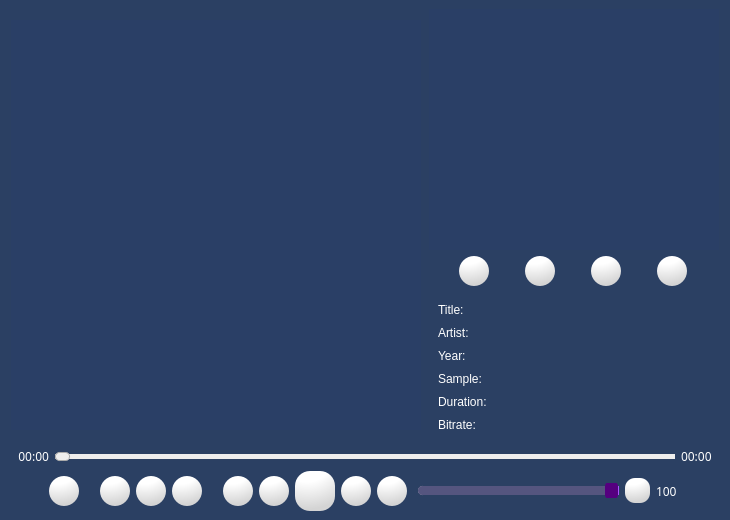
<?xml version="1.0" encoding="UTF-8"?>
<ui version="4.0">
 <class>MrPlayer</class>
 <widget class="QMainWindow" name="MrPlayer">
  <property name="geometry">
   <rect>
    <x>0</x>
    <y>0</y>
    <width>730</width>
    <height>520</height>
   </rect>
  </property>
  <property name="sizePolicy">
   <sizepolicy hsizetype="Preferred" vsizetype="Preferred">
    <horstretch>0</horstretch>
    <verstretch>0</verstretch>
   </sizepolicy>
  </property>
  <property name="windowTitle">
   <string>Mr. Player</string>
  </property>
  <property name="windowIcon">
   <iconset>
    <normaloff>icon/PyMediaPlayer.png</normaloff>icon/PyMediaPlayer.png</iconset>
  </property>
  <property name="styleSheet">
   <string notr="true">background-color: rgb(43, 64, 99);
color: rgb(255, 255, 255);</string>
  </property>
  <widget class="QWidget" name="centralwidget">
   <property name="sizePolicy">
    <sizepolicy hsizetype="Preferred" vsizetype="Preferred">
     <horstretch>0</horstretch>
     <verstretch>0</verstretch>
    </sizepolicy>
   </property>
   <layout class="QVBoxLayout" name="verticalLayout_3">
    <item>
     <layout class="QVBoxLayout" name="verticalLayoutFullApp">
      <item>
       <layout class="QHBoxLayout" name="horizontalLayoutUpper">
        <item>
         <widget class="QLabel" name="ThumbnailView">
          <property name="minimumSize">
           <size>
            <width>410</width>
            <height>410</height>
           </size>
          </property>
          <property name="maximumSize">
           <size>
            <width>410</width>
            <height>410</height>
           </size>
          </property>
          <property name="font">
           <font>
            <family>Tw Cen MT</family>
            <pointsize>16</pointsize>
           </font>
          </property>
          <property name="toolTip">
           <string>Song Album Art</string>
          </property>
          <property name="styleSheet">
           <string notr="true">background:rgba(12,12,233,0.02);
color:rgba(0,0,0,0.2);
border:none;
opacity:0.1;</string>
          </property>
          <property name="text">
           <string>&lt;html&gt;&lt;head/&gt;&lt;body&gt;&lt;p&gt;&lt;br/&gt;&lt;/p&gt;&lt;/body&gt;&lt;/html&gt;</string>
          </property>
          <property name="textFormat">
           <enum>Qt::RichText</enum>
          </property>
          <property name="scaledContents">
           <bool>true</bool>
          </property>
          <property name="alignment">
           <set>Qt::AlignCenter</set>
          </property>
          <property name="wordWrap">
           <bool>true</bool>
          </property>
         </widget>
        </item>
        <item>
         <layout class="QVBoxLayout" name="verticalLayout">
          <item>
           <widget class="QListView" name="PlaylistView">
            <property name="maximumSize">
             <size>
              <width>290</width>
              <height>260</height>
             </size>
            </property>
            <property name="font">
             <font>
              <pointsize>9</pointsize>
             </font>
            </property>
            <property name="acceptDrops">
             <bool>true</bool>
            </property>
            <property name="toolTip">
             <string>Playlist - Drag and drop songs here to play them
Double click a song to remove it</string>
            </property>
            <property name="autoFillBackground">
             <bool>false</bool>
            </property>
            <property name="styleSheet">
             <string notr="true">QListView{
background-color:rgba(12,12,233,0.02);
border:none;
}
QToolTip { 
background-color: white; 
color:rgba(0,0,0,0.9); 
 border: black solid 1px
 }</string>
            </property>
            <property name="dragEnabled">
             <bool>true</bool>
            </property>
            <property name="dragDropMode">
             <enum>QAbstractItemView::DragDrop</enum>
            </property>
            <property name="alternatingRowColors">
             <bool>true</bool>
            </property>
            <property name="verticalScrollMode">
             <enum>QAbstractItemView::ScrollPerItem</enum>
            </property>
           </widget>
          </item>
          <item>
           <layout class="QHBoxLayout" name="horizontalLayoutPlaylistbuttons">
            <item>
             <widget class="QPushButton" name="OpenPlaylistButton">
              <property name="sizePolicy">
               <sizepolicy hsizetype="Fixed" vsizetype="Fixed">
                <horstretch>0</horstretch>
                <verstretch>0</verstretch>
               </sizepolicy>
              </property>
              <property name="toolTip">
               <string>Open Playlist file</string>
              </property>
              <property name="styleSheet">
               <string notr="true">QPushButton{
color: #333;
background: qradialgradient(cx: 0.3, cy: -0.4, fx: 0.3, fy: -0.4, radius: 1.35, stop:0.5 #fff, stop: 1 #d4d4d4);
width: 30px; 
height: 30px;
border-radius: 15px;
}

QPushButton:pressed{
background: qradialgradient(cx: 0.4, cy: -0.1, fx: 0.4, fy: -0.1, radius: 1.35, stop:1 #fff, stop: 0.4 #ddd);
}
</string>
              </property>
              <property name="text">
               <string/>
              </property>
              <property name="icon">
               <iconset>
                <normaloff>icon/open-playlist.png</normaloff>icon/open-playlist.png</iconset>
              </property>
              <property name="iconSize">
               <size>
                <width>20</width>
                <height>20</height>
               </size>
              </property>
             </widget>
            </item>
            <item>
             <widget class="QPushButton" name="EmptyPlaylistButton">
              <property name="sizePolicy">
               <sizepolicy hsizetype="Fixed" vsizetype="Fixed">
                <horstretch>0</horstretch>
                <verstretch>0</verstretch>
               </sizepolicy>
              </property>
              <property name="toolTip">
               <string>Empty current Playlist</string>
              </property>
              <property name="styleSheet">
               <string notr="true">QPushButton{
color: #333;
background: qradialgradient(cx: 0.3, cy: -0.4, fx: 0.3, fy: -0.4, radius: 1.35, stop:0.5 #fff, stop: 1 #d4d4d4);
width: 30px; 
height: 30px;
border-radius: 15px;
}

QPushButton:pressed{
background: qradialgradient(cx: 0.4, cy: -0.1, fx: 0.4, fy: -0.1, radius: 1.35, stop:1 #fff, stop: 0.4 #ddd);
}
</string>
              </property>
              <property name="text">
               <string/>
              </property>
              <property name="icon">
               <iconset>
                <normaloff>icon/empty-playlist.png</normaloff>icon/empty-playlist.png</iconset>
              </property>
              <property name="iconSize">
               <size>
                <width>20</width>
                <height>20</height>
               </size>
              </property>
             </widget>
            </item>
            <item>
             <widget class="QPushButton" name="RecommendButton">
              <property name="sizePolicy">
               <sizepolicy hsizetype="Fixed" vsizetype="Fixed">
                <horstretch>0</horstretch>
                <verstretch>0</verstretch>
               </sizepolicy>
              </property>
              <property name="styleSheet">
               <string notr="true">QPushButton{
color: #333;
background: qradialgradient(cx: 0.3, cy: -0.4, fx: 0.3, fy: -0.4, radius: 1.35, stop:0.5 #fff, stop: 1 #d4d4d4);
width: 30px; 
height: 30px;
border-radius: 15px;
}

QPushButton:pressed{
background: qradialgradient(cx: 0.4, cy: -0.1, fx: 0.4, fy: -0.1, radius: 1.35, stop:1 #fff, stop: 0.4 #ddd);
}
</string>
              </property>
              <property name="text">
               <string/>
              </property>
              <property name="icon">
               <iconset>
                <normaloff>icon/recommendation.png</normaloff>icon/recommendation.png</iconset>
              </property>
             </widget>
            </item>
            <item>
             <widget class="QPushButton" name="SavePlaylistButton">
              <property name="sizePolicy">
               <sizepolicy hsizetype="Fixed" vsizetype="Fixed">
                <horstretch>0</horstretch>
                <verstretch>0</verstretch>
               </sizepolicy>
              </property>
              <property name="toolTip">
               <string>Save current Playlist</string>
              </property>
              <property name="styleSheet">
               <string notr="true">QPushButton{
color: #333;
background: qradialgradient(cx: 0.3, cy: -0.4, fx: 0.3, fy: -0.4, radius: 1.35, stop:0.5 #fff, stop: 1 #d4d4d4);
width: 30px; 
height: 30px;
border-radius: 15px;
}

QPushButton:pressed{
background: qradialgradient(cx: 0.4, cy: -0.1, fx: 0.4, fy: -0.1, radius: 1.35, stop:1 #fff, stop: 0.4 #ddd);
}
</string>
              </property>
              <property name="text">
               <string/>
              </property>
              <property name="icon">
               <iconset>
                <normaloff>icon/save-playlist.png</normaloff>icon/save-playlist.png</iconset>
              </property>
              <property name="iconSize">
               <size>
                <width>20</width>
                <height>20</height>
               </size>
              </property>
             </widget>
            </item>
           </layout>
          </item>
          <item>
           <widget class="QScrollArea" name="scrollArea">
            <property name="sizePolicy">
             <sizepolicy hsizetype="Preferred" vsizetype="Preferred">
              <horstretch>0</horstretch>
              <verstretch>0</verstretch>
             </sizepolicy>
            </property>
            <property name="minimumSize">
             <size>
              <width>0</width>
              <height>150</height>
             </size>
            </property>
            <property name="styleSheet">
             <string notr="true">border: none;</string>
            </property>
            <property name="verticalScrollBarPolicy">
             <enum>Qt::ScrollBarAlwaysOff</enum>
            </property>
            <property name="sizeAdjustPolicy">
             <enum>QAbstractScrollArea::AdjustToContents</enum>
            </property>
            <property name="widgetResizable">
             <bool>true</bool>
            </property>
            <widget class="QWidget" name="scrollAreaWidgetContents">
             <property name="geometry">
              <rect>
               <x>0</x>
               <y>0</y>
               <width>285</width>
               <height>155</height>
              </rect>
             </property>
             <layout class="QVBoxLayout" name="verticalLayout_2">
              <item>
               <layout class="QGridLayout" name="gridLayout">
                <item row="2" column="0">
                 <widget class="QLabel" name="DateLabel">
                  <property name="sizePolicy">
                   <sizepolicy hsizetype="Fixed" vsizetype="Preferred">
                    <horstretch>0</horstretch>
                    <verstretch>0</verstretch>
                   </sizepolicy>
                  </property>
                  <property name="text">
                   <string>Year:</string>
                  </property>
                 </widget>
                </item>
                <item row="5" column="1">
                 <widget class="QLabel" name="BitrateInput">
                  <property name="toolTip">
                   <string>Song Bitrate</string>
                  </property>
                  <property name="text">
                   <string/>
                  </property>
                 </widget>
                </item>
                <item row="1" column="0">
                 <widget class="QLabel" name="ArtistLabel">
                  <property name="sizePolicy">
                   <sizepolicy hsizetype="Fixed" vsizetype="Preferred">
                    <horstretch>0</horstretch>
                    <verstretch>0</verstretch>
                   </sizepolicy>
                  </property>
                  <property name="text">
                   <string>Artist:</string>
                  </property>
                 </widget>
                </item>
                <item row="0" column="1">
                 <widget class="QLabel" name="TitleInput">
                  <property name="sizePolicy">
                   <sizepolicy hsizetype="Preferred" vsizetype="Preferred">
                    <horstretch>0</horstretch>
                    <verstretch>0</verstretch>
                   </sizepolicy>
                  </property>
                  <property name="toolTip">
                   <string>Song Title</string>
                  </property>
                  <property name="text">
                   <string/>
                  </property>
                  <property name="wordWrap">
                   <bool>false</bool>
                  </property>
                 </widget>
                </item>
                <item row="4" column="1">
                 <widget class="QLabel" name="DurationInput">
                  <property name="toolTip">
                   <string>Song Length</string>
                  </property>
                  <property name="text">
                   <string/>
                  </property>
                 </widget>
                </item>
                <item row="3" column="1">
                 <widget class="QLabel" name="SampleRateInput">
                  <property name="toolTip">
                   <string>Song Sample Rate</string>
                  </property>
                  <property name="text">
                   <string/>
                  </property>
                 </widget>
                </item>
                <item row="4" column="0">
                 <widget class="QLabel" name="DurationLabel">
                  <property name="sizePolicy">
                   <sizepolicy hsizetype="Fixed" vsizetype="Preferred">
                    <horstretch>0</horstretch>
                    <verstretch>0</verstretch>
                   </sizepolicy>
                  </property>
                  <property name="text">
                   <string>Duration:</string>
                  </property>
                 </widget>
                </item>
                <item row="5" column="0">
                 <widget class="QLabel" name="BitrateLabel">
                  <property name="sizePolicy">
                   <sizepolicy hsizetype="Fixed" vsizetype="Preferred">
                    <horstretch>0</horstretch>
                    <verstretch>0</verstretch>
                   </sizepolicy>
                  </property>
                  <property name="text">
                   <string>Bitrate:</string>
                  </property>
                 </widget>
                </item>
                <item row="2" column="1">
                 <widget class="QLabel" name="DateInput">
                  <property name="toolTip">
                   <string>Year of Release</string>
                  </property>
                  <property name="text">
                   <string/>
                  </property>
                 </widget>
                </item>
                <item row="1" column="1">
                 <widget class="QLabel" name="ArtistInput">
                  <property name="toolTip">
                   <string>Song Artist</string>
                  </property>
                  <property name="text">
                   <string/>
                  </property>
                 </widget>
                </item>
                <item row="0" column="0">
                 <widget class="QLabel" name="TitleLabel">
                  <property name="sizePolicy">
                   <sizepolicy hsizetype="Fixed" vsizetype="Preferred">
                    <horstretch>0</horstretch>
                    <verstretch>0</verstretch>
                   </sizepolicy>
                  </property>
                  <property name="text">
                   <string>Title:</string>
                  </property>
                 </widget>
                </item>
                <item row="3" column="0">
                 <widget class="QLabel" name="SizeLabel">
                  <property name="sizePolicy">
                   <sizepolicy hsizetype="Fixed" vsizetype="Preferred">
                    <horstretch>0</horstretch>
                    <verstretch>0</verstretch>
                   </sizepolicy>
                  </property>
                  <property name="text">
                   <string>Sample:</string>
                  </property>
                 </widget>
                </item>
               </layout>
              </item>
             </layout>
            </widget>
           </widget>
          </item>
         </layout>
        </item>
       </layout>
      </item>
      <item>
       <layout class="QVBoxLayout" name="verticalLayoutBottomPanel">
        <item>
         <layout class="QHBoxLayout" name="horizontalLayoutTimePanel">
          <item>
           <widget class="QLabel" name="ElaspedTimeDisplay">
            <property name="minimumSize">
             <size>
              <width>40</width>
              <height>0</height>
             </size>
            </property>
            <property name="maximumSize">
             <size>
              <width>40</width>
              <height>16777215</height>
             </size>
            </property>
            <property name="font">
             <font>
              <family>Bahnschrift SemiLight</family>
              <pointsize>9</pointsize>
             </font>
            </property>
            <property name="toolTip">
             <string>Elasped Time</string>
            </property>
            <property name="text">
             <string>00:00</string>
            </property>
            <property name="alignment">
             <set>Qt::AlignRight|Qt::AlignTrailing|Qt::AlignVCenter</set>
            </property>
           </widget>
          </item>
          <item>
           <widget class="QSlider" name="TimeSlider">
            <property name="enabled">
             <bool>false</bool>
            </property>
            <property name="mouseTracking">
             <bool>true</bool>
            </property>
            <property name="toolTip">
             <string>Track Seek</string>
            </property>
            <property name="styleSheet">
             <string notr="true">QSlider::groove:horizontal {
background: white;
height: 5px;
}

QSlider::sub-page:horizontal {
background: qlineargradient(x1: 0, y1: 0,    x2: 0, y2: 1,
    stop: 0 #66e, stop: 1 #bbf);
background: qlineargradient(x1: 0, y1: 0.2, x2: 1, y2: 1,
    stop: 0 #bbf, stop: 1 #55f);
height: 5px;
}

QSlider::add-page:horizontal {
background: qlineargradient(x1: 0, y1: 0,    x2: 0, y2: 1,
     stop:0.5 #fff, stop: 1 #d4d4d4);
height: 5px;
}

QSlider::handle:horizontal {
background: qlineargradient(x1:0, y1:0, x2:1, y2:1,
    stop:0 #52307c, stop: 1 #ece6ff);
width: 13px;
margin-top: -2px;
margin-bottom: -2px;
border-radius: 4px;
}

QSlider::handle:horizontal:hover {
background: qlineargradient(x1:0, y1:0, x2:1, y2:1,
    stop:0 #bca0dc, stop:1 #e0d6ff);
}

QSlider::sub-page:horizontal:disabled {
background: #bbb;
border-color: #999;
}

QSlider::add-page:horizontal:disabled {
background: #eee;
border-color: #999;
}

QSlider::handle:horizontal:disabled {
background: #eee;
border: 1px solid #aaa;
border-radius: 4px;
}</string>
            </property>
            <property name="pageStep">
             <number>10</number>
            </property>
            <property name="sliderPosition">
             <number>0</number>
            </property>
            <property name="orientation">
             <enum>Qt::Horizontal</enum>
            </property>
            <property name="invertedControls">
             <bool>false</bool>
            </property>
           </widget>
          </item>
          <item>
           <widget class="QLabel" name="RemainingTimeDisplay">
            <property name="minimumSize">
             <size>
              <width>40</width>
              <height>0</height>
             </size>
            </property>
            <property name="maximumSize">
             <size>
              <width>40</width>
              <height>16777215</height>
             </size>
            </property>
            <property name="font">
             <font>
              <family>Bahnschrift SemiLight</family>
              <pointsize>9</pointsize>
             </font>
            </property>
            <property name="toolTip">
             <string>&lt;html&gt;&lt;head/&gt;&lt;body&gt;&lt;p&gt;Total Time&lt;/p&gt;&lt;/body&gt;&lt;/html&gt;</string>
            </property>
            <property name="text">
             <string>00:00</string>
            </property>
            <property name="alignment">
             <set>Qt::AlignLeading|Qt::AlignLeft|Qt::AlignVCenter</set>
            </property>
           </widget>
          </item>
         </layout>
        </item>
        <item>
         <layout class="QHBoxLayout" name="horizontalLayoutControls">
          <item>
           <layout class="QHBoxLayout" name="horizontalLayout_2">
            <item>
             <spacer name="horizontalSpacer_3">
              <property name="orientation">
               <enum>Qt::Horizontal</enum>
              </property>
              <property name="sizeType">
               <enum>QSizePolicy::Fixed</enum>
              </property>
              <property name="sizeHint" stdset="0">
               <size>
                <width>40</width>
                <height>20</height>
               </size>
              </property>
             </spacer>
            </item>
            <item>
             <widget class="QPushButton" name="OpenFiles">
              <property name="sizePolicy">
               <sizepolicy hsizetype="Fixed" vsizetype="Fixed">
                <horstretch>0</horstretch>
                <verstretch>0</verstretch>
               </sizepolicy>
              </property>
              <property name="toolTip">
               <string>&lt;html&gt;&lt;head/&gt;&lt;body&gt;&lt;p&gt;Open Songs&lt;/p&gt;&lt;p&gt;Shortcut: Alt+O&lt;/p&gt;&lt;/body&gt;&lt;/html&gt;</string>
              </property>
              <property name="styleSheet">
               <string notr="true">QPushButton{
color: #333;
background: qradialgradient(cx: 0.3, cy: -0.4, fx: 0.3, fy: -0.4, radius: 1.35, stop:0.5 #fff, stop: 1 #d4d4d4);
width: 30px; 
height: 30px;
border-radius: 15px;
}

QPushButton:pressed{
background: qradialgradient(cx: 0.4, cy: -0.1, fx: 0.4, fy: -0.1, radius: 1.35, stop:1 #fff, stop: 0.4 #ddd);
}
</string>
              </property>
              <property name="text">
               <string/>
              </property>
              <property name="icon">
               <iconset>
                <normaloff>icon/open-folder.png</normaloff>icon/open-folder.png</iconset>
              </property>
              <property name="iconSize">
               <size>
                <width>20</width>
                <height>20</height>
               </size>
              </property>
              <property name="shortcut">
               <string>Alt+O</string>
              </property>
             </widget>
            </item>
            <item>
             <spacer name="horizontalSpacer_5">
              <property name="orientation">
               <enum>Qt::Horizontal</enum>
              </property>
              <property name="sizeType">
               <enum>QSizePolicy::Fixed</enum>
              </property>
              <property name="sizeHint" stdset="0">
               <size>
                <width>15</width>
                <height>20</height>
               </size>
              </property>
             </spacer>
            </item>
            <item>
             <widget class="QPushButton" name="ShuffleButton">
              <property name="sizePolicy">
               <sizepolicy hsizetype="Fixed" vsizetype="Fixed">
                <horstretch>0</horstretch>
                <verstretch>0</verstretch>
               </sizepolicy>
              </property>
              <property name="toolTip">
               <string>Shuffle Mode is Off
Shortcut: Alt+S</string>
              </property>
              <property name="styleSheet">
               <string notr="true">QPushButton{
color: #333;
background: qradialgradient(cx: 0.3, cy: -0.4, fx: 0.3, fy: -0.4, radius: 1.35, stop:0.5 #fff, stop: 1 #d4d4d4);
width: 30px; 
height: 30px;
border-radius: 15px;
}

QPushButton:pressed{
background: qradialgradient(cx: 0.4, cy: -0.1, fx: 0.4, fy: -0.1, radius: 1.35, stop:1 #fff, stop: 0.4 #ddd);
}
</string>
              </property>
              <property name="text">
               <string/>
              </property>
              <property name="icon">
               <iconset>
                <normaloff>icon/shuffle-off.png</normaloff>icon/shuffle-off.png</iconset>
              </property>
              <property name="shortcut">
               <string>Alt+S</string>
              </property>
             </widget>
            </item>
            <item>
             <widget class="QPushButton" name="RepeatButton">
              <property name="sizePolicy">
               <sizepolicy hsizetype="Fixed" vsizetype="Fixed">
                <horstretch>0</horstretch>
                <verstretch>0</verstretch>
               </sizepolicy>
              </property>
              <property name="toolTip">
               <string>Repeat Mode - Stop if the Queue ends
Shortcut: Alt+R</string>
              </property>
              <property name="styleSheet">
               <string notr="true">QPushButton{
color: #333;
background: qradialgradient(cx: 0.3, cy: -0.4, fx: 0.3, fy: -0.4, radius: 1.35, stop:0.5 #fff, stop: 1 #d4d4d4);
width: 30px; 
height: 30px;
border-radius: 15px;
}

QPushButton:pressed{
background: qradialgradient(cx: 0.4, cy: -0.1, fx: 0.4, fy: -0.1, radius: 1.35, stop:1 #fff, stop: 0.4 #ddd);
}
</string>
              </property>
              <property name="text">
               <string/>
              </property>
              <property name="icon">
               <iconset>
                <normaloff>icon/repeat-all.png</normaloff>icon/repeat-all.png</iconset>
              </property>
              <property name="shortcut">
               <string>Alt+R</string>
              </property>
             </widget>
            </item>
            <item>
             <widget class="QPushButton" name="StopButton">
              <property name="sizePolicy">
               <sizepolicy hsizetype="Fixed" vsizetype="Fixed">
                <horstretch>0</horstretch>
                <verstretch>0</verstretch>
               </sizepolicy>
              </property>
              <property name="toolTip">
               <string>Stop
Shortcut: Alt+X</string>
              </property>
              <property name="styleSheet">
               <string notr="true">QPushButton{
color: #333;
background: qradialgradient(cx: 0.3, cy: -0.4, fx: 0.3, fy: -0.4, radius: 1.35, stop:0.5 #fff, stop: 1 #d4d4d4);
width: 30px; 
height: 30px;
border-radius: 15px;
}

QPushButton:pressed{
background: qradialgradient(cx: 0.4, cy: -0.1, fx: 0.4, fy: -0.1, radius: 1.35, stop:1 #fff, stop: 0.4 #ddd);
}
</string>
              </property>
              <property name="text">
               <string/>
              </property>
              <property name="icon">
               <iconset>
                <normaloff>icon/stop.png</normaloff>icon/stop.png</iconset>
              </property>
              <property name="shortcut">
               <string>Alt+X</string>
              </property>
             </widget>
            </item>
           </layout>
          </item>
          <item>
           <spacer name="horizontalSpacer_2">
            <property name="orientation">
             <enum>Qt::Horizontal</enum>
            </property>
            <property name="sizeType">
             <enum>QSizePolicy::Fixed</enum>
            </property>
            <property name="sizeHint" stdset="0">
             <size>
              <width>15</width>
              <height>20</height>
             </size>
            </property>
           </spacer>
          </item>
          <item>
           <layout class="QHBoxLayout" name="horizontalLayout">
            <item>
             <widget class="QPushButton" name="PreviousButton">
              <property name="sizePolicy">
               <sizepolicy hsizetype="Fixed" vsizetype="Fixed">
                <horstretch>0</horstretch>
                <verstretch>0</verstretch>
               </sizepolicy>
              </property>
              <property name="toolTip">
               <string>Previous Track
Shortcut: Alt+P</string>
              </property>
              <property name="styleSheet">
               <string notr="true">QPushButton{
color: #333;
background: qradialgradient(cx: 0.3, cy: -0.4, fx: 0.3, fy: -0.4, radius: 1.35, stop:0.5 #fff, stop: 1 #d4d4d4);
width: 30px; 
height: 30px;
border-radius: 15px;
}

QPushButton:pressed{
background: qradialgradient(cx: 0.4, cy: -0.1, fx: 0.4, fy: -0.1, radius: 1.35, stop:1 #fff, stop: 0.4 #ddd);
}
</string>
              </property>
              <property name="text">
               <string/>
              </property>
              <property name="icon">
               <iconset>
                <normaloff>icon/previous.png</normaloff>icon/previous.png</iconset>
              </property>
              <property name="shortcut">
               <string>Alt+P</string>
              </property>
             </widget>
            </item>
            <item>
             <widget class="QPushButton" name="RewindButton">
              <property name="sizePolicy">
               <sizepolicy hsizetype="Fixed" vsizetype="Fixed">
                <horstretch>0</horstretch>
                <verstretch>0</verstretch>
               </sizepolicy>
              </property>
              <property name="toolTip">
               <string>-2s/Long press to Rewind
Shortcut: Ctrl+Alt+P</string>
              </property>
              <property name="styleSheet">
               <string notr="true">QPushButton{
color: #333;
background: qradialgradient(cx: 0.3, cy: -0.4, fx: 0.3, fy: -0.4, radius: 1.35, stop:0.5 #fff, stop: 1 #d4d4d4);
width: 30px; 
height: 30px;
border-radius: 15px;
}

QPushButton:pressed{
background: qradialgradient(cx: 0.4, cy: -0.1, fx: 0.4, fy: -0.1, radius: 1.35, stop:1 #fff, stop: 0.4 #ddd);
}
</string>
              </property>
              <property name="text">
               <string/>
              </property>
              <property name="icon">
               <iconset>
                <normaloff>icon/rewind.png</normaloff>icon/rewind.png</iconset>
              </property>
              <property name="shortcut">
               <string>Ctrl+Alt+P</string>
              </property>
             </widget>
            </item>
            <item>
             <widget class="QPushButton" name="PlayPauseButton">
              <property name="sizePolicy">
               <sizepolicy hsizetype="Fixed" vsizetype="Fixed">
                <horstretch>0</horstretch>
                <verstretch>0</verstretch>
               </sizepolicy>
              </property>
              <property name="toolTip">
               <string>Play/Pause
Shortcut: Spacebar</string>
              </property>
              <property name="styleSheet">
               <string notr="true">QPushButton{
color: #333;
background: qradialgradient(cx: 0.3, cy: -0.4, fx: 0.3, fy: -0.4, radius: 1.35, stop:0.5 #fff, stop: 1 #d4d4d4);
width: 40px; 
height: 40px;
border-radius: 15px;
}

QPushButton:pressed{
background: qradialgradient(cx: 0.4, cy: -0.1, fx: 0.4, fy: -0.1, radius: 1.35, stop:1 #fff, stop: 0.4 #ddd);
}
</string>
              </property>
              <property name="text">
               <string/>
              </property>
              <property name="icon">
               <iconset>
                <normaloff>icon/play.png</normaloff>icon/play.png</iconset>
              </property>
              <property name="iconSize">
               <size>
                <width>25</width>
                <height>25</height>
               </size>
              </property>
              <property name="shortcut">
               <string>Space</string>
              </property>
             </widget>
            </item>
            <item>
             <widget class="QPushButton" name="ForwardButton">
              <property name="sizePolicy">
               <sizepolicy hsizetype="Fixed" vsizetype="Fixed">
                <horstretch>0</horstretch>
                <verstretch>0</verstretch>
               </sizepolicy>
              </property>
              <property name="toolTip">
               <string>+2s/Long press to Fast Forward
Shortcut: Ctrl+Alt+N</string>
              </property>
              <property name="styleSheet">
               <string notr="true">QPushButton{
color: #333;
background: qradialgradient(cx: 0.3, cy: -0.4, fx: 0.3, fy: -0.4, radius: 1.35, stop:0.5 #fff, stop: 1 #d4d4d4);
width: 30px; 
height: 30px;
border-radius: 15px;
}

QPushButton:pressed{
background: qradialgradient(cx: 0.4, cy: -0.1, fx: 0.4, fy: -0.1, radius: 1.35, stop:1 #fff, stop: 0.4 #ddd);
}
</string>
              </property>
              <property name="text">
               <string/>
              </property>
              <property name="icon">
               <iconset>
                <normaloff>icon/forward.png</normaloff>icon/forward.png</iconset>
              </property>
              <property name="shortcut">
               <string>Ctrl+Alt+N</string>
              </property>
             </widget>
            </item>
            <item>
             <widget class="QPushButton" name="NextButton">
              <property name="sizePolicy">
               <sizepolicy hsizetype="Fixed" vsizetype="Fixed">
                <horstretch>0</horstretch>
                <verstretch>0</verstretch>
               </sizepolicy>
              </property>
              <property name="toolTip">
               <string>Next Track
Shortcut: Alt+N</string>
              </property>
              <property name="styleSheet">
               <string notr="true">QPushButton{
color: #333;
background: qradialgradient(cx: 0.3, cy: -0.4, fx: 0.3, fy: -0.4, radius: 1.35, stop:0.5 #fff, stop: 1 #d4d4d4);
width: 30px; 
height: 30px;
border-radius: 15px;
}

QPushButton:pressed{
background: qradialgradient(cx: 0.4, cy: -0.1, fx: 0.4, fy: -0.1, radius: 1.35, stop:1 #fff, stop: 0.4 #ddd);
}
</string>
              </property>
              <property name="text">
               <string/>
              </property>
              <property name="icon">
               <iconset>
                <normaloff>icon/next.png</normaloff>icon/next.png</iconset>
              </property>
              <property name="shortcut">
               <string>Alt+N</string>
              </property>
             </widget>
            </item>
           </layout>
          </item>
          <item>
           <spacer name="horizontalSpacer">
            <property name="orientation">
             <enum>Qt::Horizontal</enum>
            </property>
            <property name="sizeType">
             <enum>QSizePolicy::Fixed</enum>
            </property>
            <property name="sizeHint" stdset="0">
             <size>
              <width>5</width>
              <height>20</height>
             </size>
            </property>
           </spacer>
          </item>
          <item>
           <widget class="QSlider" name="VolumeSlider">
            <property name="toolTip">
             <string>Volume Selector</string>
            </property>
            <property name="styleSheet">
             <string notr="true">QSlider::groove:horizontal {
border: 1px solid #bbb;
background: white;
height: 7px;
border-radius: 4px;
}

QSlider::sub-page:horizontal {
background-color:rgb(85, 85, 127);
border: 0px solid #777;
height: 10px;
border-radius: 4px;
}

QSlider::add-page:horizontal {
background: rgb(170, 85, 255);

border: 0px solid #777;
height: 10px;
border-radius: 4px;
}

QSlider::handle:horizontal {
background:rgb(85, 0, 127);
width: 13px;
margin-top: -5px;
margin-bottom: -5px;
border-radius: 4px;
}

QSlider::handle:horizontal:hover {
background: qlineargradient(x1:0, y1:0, x2:1, y2:1,
    stop:0 #bca0dc, stop:1 #e0d6ff);
border: 0px solid #444;
border-radius: 4px;
}

QSlider::sub-page:horizontal:disabled {
background: #bbb;
border-color: #999;
}

QSlider::add-page:horizontal:disabled {
background: #eee;
border-color: #999;
}

QSlider::handle:horizontal:disabled {
background: #eee;
border: 1px solid #aaa;
border-radius: 4px;
}</string>
            </property>
            <property name="maximum">
             <number>100</number>
            </property>
            <property name="pageStep">
             <number>10</number>
            </property>
            <property name="sliderPosition">
             <number>100</number>
            </property>
            <property name="orientation">
             <enum>Qt::Horizontal</enum>
            </property>
           </widget>
          </item>
          <item>
           <widget class="QPushButton" name="MuteButton">
            <property name="sizePolicy">
             <sizepolicy hsizetype="Fixed" vsizetype="Fixed">
              <horstretch>0</horstretch>
              <verstretch>0</verstretch>
             </sizepolicy>
            </property>
            <property name="toolTip">
             <string>Volume - Loud
Shortcut: Alt+M</string>
            </property>
            <property name="styleSheet">
             <string notr="true">QPushButton{
color: #333;
background: qradialgradient(cx: 0.3, cy: -0.4, fx: 0.3, fy: -0.4, radius: 1.35, stop:0.5 #fff, stop: 1 #d4d4d4);
width: 25px; 
height: 25px;
border-radius: 10px;
}

QPushButton:pressed{
background: qradialgradient(cx: 0.4, cy: -0.1, fx: 0.4, fy: -0.1, radius: 1.35, stop:1 #fff, stop: 0.4 #ddd);
}
</string>
            </property>
            <property name="text">
             <string/>
            </property>
            <property name="icon">
             <iconset>
              <normaloff>icon/volume.png</normaloff>icon/volume.png</iconset>
            </property>
            <property name="iconSize">
             <size>
              <width>25</width>
              <height>25</height>
             </size>
            </property>
            <property name="shortcut">
             <string>Alt+M</string>
            </property>
           </widget>
          </item>
          <item>
           <widget class="QLabel" name="VolumeDisplay">
            <property name="minimumSize">
             <size>
              <width>25</width>
              <height>0</height>
             </size>
            </property>
            <property name="maximumSize">
             <size>
              <width>25</width>
              <height>16777215</height>
             </size>
            </property>
            <property name="font">
             <font>
              <family>Bahnschrift SemiLight</family>
              <pointsize>9</pointsize>
             </font>
            </property>
            <property name="toolTip">
             <string/>
            </property>
            <property name="text">
             <string>100</string>
            </property>
           </widget>
          </item>
          <item>
           <spacer name="horizontalSpacer_4">
            <property name="orientation">
             <enum>Qt::Horizontal</enum>
            </property>
            <property name="sizeType">
             <enum>QSizePolicy::Fixed</enum>
            </property>
            <property name="sizeHint" stdset="0">
             <size>
              <width>40</width>
              <height>20</height>
             </size>
            </property>
           </spacer>
          </item>
         </layout>
        </item>
       </layout>
      </item>
     </layout>
    </item>
   </layout>
  </widget>
 </widget>
 <resources/>
 <connections/>
</ui>
